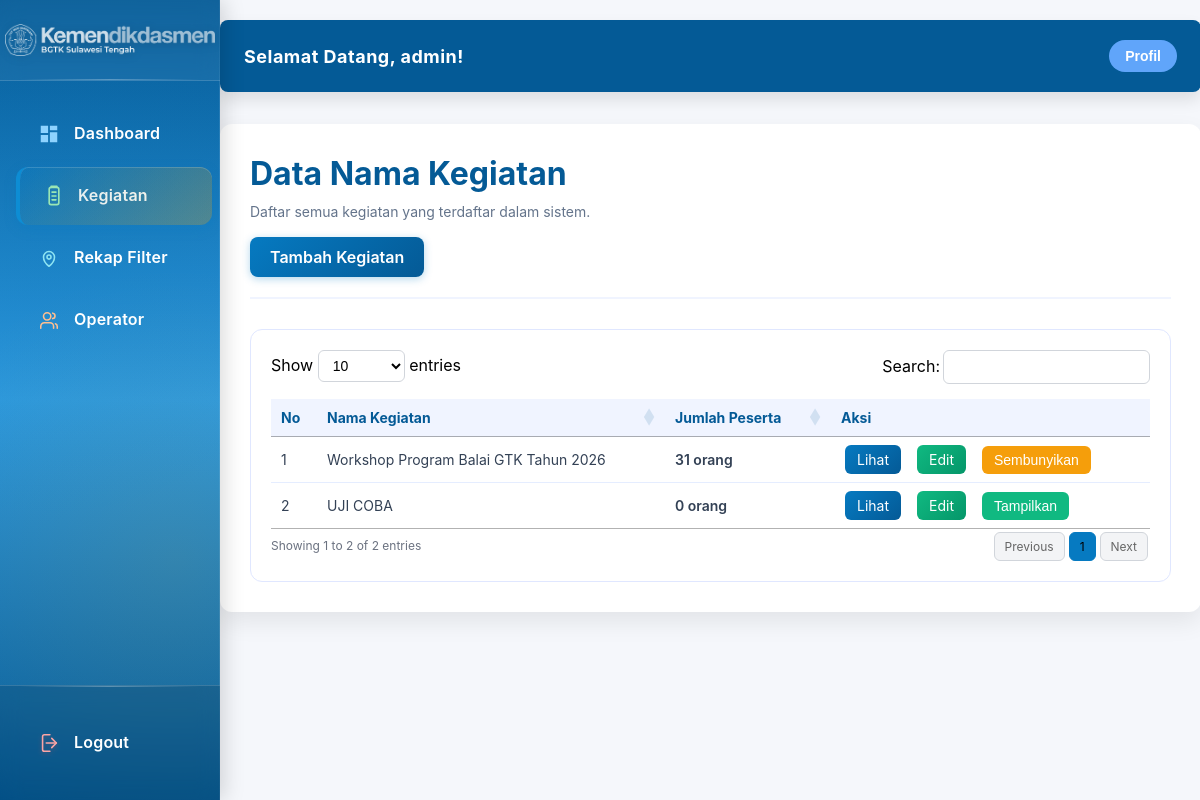
The page /admin/kegiatan (signed in) on the database as committed earlier.
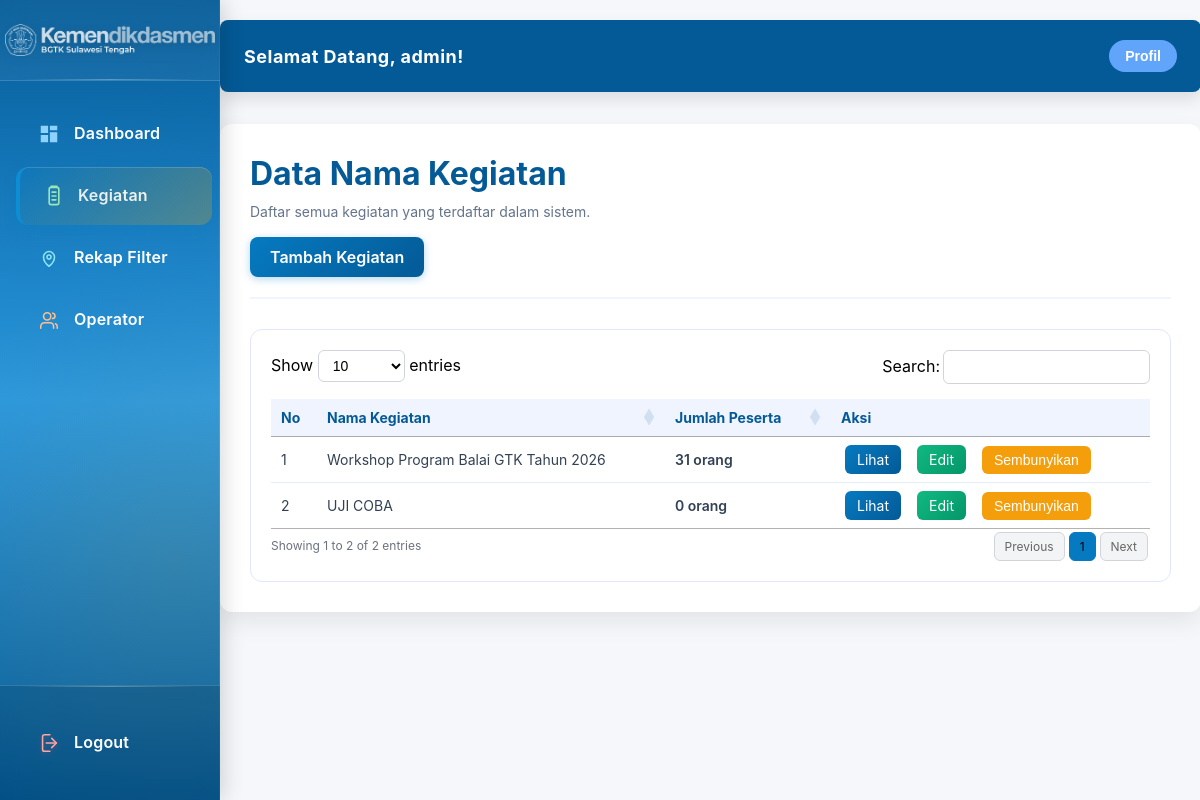
The same page on the database as committed later.
### tables this page shows
CREATE TABLE kegiatan_master (
            id INTEGER PRIMARY KEY AUTOINCREMENT,
            nama_kegiatan TEXT NOT NULL,
            waktu_pelaksanaan VARCHAR(100) NOT NULL,
            tempat_pelaksanaan VARCHAR(200) NOT NULL,
            created_at TIMESTAMP DEFAULT CURRENT_TIMESTAMP,
            updated_at TIMESTAMP DEFAULT CURRENT_TIMESTAMP
        , is_hidden INTEGER DEFAULT 0);

### app.py (the view)
@app.route('/admin/kegiatan')
@admin_required
def admin_kegiatan():
    connection = get_db_connection()
    if connection is None:
        flash('Koneksi database gagal!', 'error')
        return render_template('admin/admin-kegiatan.html', kegiatan_list=[], username=get_username(), user_role=get_user_role())
    user_id = get_user_id()
    user_role = get_user_role()
    try:
        cursor = connection.cursor()
        if user_role == 'operator':
            cursor.execute("""
                SELECT
                    k.nama_kegiatan,
                    COALESCE(COUNT(b.id), 0) as jumlah_peserta,
                    k.id as kegiatan_id,
                    COALESCE(k.is_hidden, 0) as is_hidden
                FROM kegiatan_master k
                INNER JOIN operator_kegiatan ok ON k.id = ok.kegiatan_id
                LEFT JOIN biodata_kegiatan b ON TRIM(k.nama_kegiatan) = TRIM(b.nama_kegiatan)
                WHERE ok.user_id = ?
                    AND TRIM(k.nama_kegiatan) != ''
                GROUP BY k.id, k.nama_kegiatan, k.is_hidden
                ORDER BY k.id DESC
            """, (user_id,))
        else:
            cursor.execute("""
                SELECT
                    k.nama_kegiatan,
                    COALESCE(COUNT(b.id), 0) as jumlah_peserta,
                    k.id as kegiatan_id,
                    COALESCE(k.is_hidden, 0) as is_hidden
                FROM kegiatan_master k
                LEFT JOIN biodata_kegiatan b ON TRIM(k.nama_kegiatan) = TRIM(b.nama_kegiatan)
                WHERE TRIM(k.nama_kegiatan) != ''
                GROUP BY k.id, k.nama_kegiatan, k.is_hidden
                ORDER BY k.id DESC
            """)
        kegiatan_list = cursor.fetchall()
    except sqlite3.Error as e:
        flash(f'Terjadi kesalahan saat mengambil data: {str(e)}', 'error')
        kegiatan_list = []
    finally:
        if connection:
            cursor.close()
            connection.close()
    return render_template('admin/admin-kegiatan.html', kegiatan_list=kegiatan_list, username=get_username(), user_role=get_user_role())

### app.py (called while the page is built)
def get_db_connection():
    try:
        connection = sqlite3.connect(DB_PATH, check_same_thread=False)
        connection.row_factory = sqlite3.Row  # Enable dictionary-like access
        connection.execute('PRAGMA foreign_keys = ON')
        return connection
    except sqlite3.Error as e:
        print(f"❌ Error connecting to SQLite: {e}")
        print(f"   Database path: {DB_PATH}")
        return None

def is_logged_in():
    return session.get('logged_in', False)

def get_user_id():
    return session.get('user_id')

def get_user_role():
    return session.get('user_role', 'user')

def is_admin():
    return session.get('is_admin', False)

def get_username():
    return session.get('username')

def get_user_display_name():
    user_nama = session.get('user_nama')
    username = session.get('username')
    return user_nama if user_nama else (username if username else 'Admin')

def admin_required(f):
    @wraps(f)
    def decorated_function(*args, **kwargs):
        if not is_logged_in():
            flash('Silakan login terlebih dahulu!', 'error')
            return redirect(url_for('login'))
        if not is_admin():
            flash('Anda tidak memiliki akses ke halaman ini!', 'error')
            return redirect(url_for('dashboard'))
        return f(*args, **kwargs)
    return decorated_function

@app.before_request
def refresh_session():
    if session.get('logged_in'):
        session.permanent = True
        session.modified = True

@app.after_request
def set_cache_headers(response):
    if response.content_type and 'text/html' in response.content_type:
        response.headers['Cache-Control'] = 'no-cache, no-store, must-revalidate, max-age=0'
        response.headers['Pragma'] = 'no-cache'
        response.headers['Expires'] = '0'
        response.headers['Vary'] = 'Cookie'
    if session.get('logged_in'):
        session.permanent = True
        session.modified = True
    return response

@app.context_processor
def inject_user_role():
    return dict(
        user_role=get_user_role(),
        user_display_name=get_user_display_name(),
        is_logged_in=is_logged_in(),
        is_admin=is_admin()
    )

### templates/admin/admin-kegiatan.html (shortened to what this page needs)
<!DOCTYPE html>
<html lang="id">
<head>
    <link rel="stylesheet" href="{{ url_for('static', filename='css/admin.css') }}">
    <link rel="stylesheet" href="https://cdn.datatables.net/1.13.7/css/jquery.dataTables.min.css">
</head>
<body>
    <div class="admin-wrapper">
        <aside class="sidebar">
            <div class="sidebar-header">
                <img src="{{ url_for('static', filename='LOGO.png') }}" alt="BGTK Sulteng" class="sidebar-logo">
            </div>
            <nav class="sidebar-nav">
                <a href="{{ url_for('admin_dashboard') }}" class="sidebar-link">
                    <span class="sidebar-icon icon-dashboard" aria-hidden="true">
                        <svg viewBox="0 0 24 24" fill="currentColor">
                            <path d="M3 3h8v8H3V3zm10 0h8v5h-8V3zm0 7h8v11h-8V10zM3 13h8v8H3v-8z"/>
                        </svg>
                    </span>
                    <div class="sidebar-link-text">
                        <span class="sidebar-title">Dashboard</span>
                    </div>
                </a>
                <a href="{{ url_for('admin_kegiatan') }}" class="sidebar-link {% if 'kegiatan' in request.path and 'edit-kegiatan' not in request.path and 'detail' not in request.path %}active{% endif %}">
                    <span class="sidebar-icon icon-kegiatan" aria-hidden="true">
                        <svg viewBox="0 0 24 24" fill="none" stroke="currentColor" stroke-width="1.7" stroke-linecap="round" stroke-linejoin="round">
                            <path d="M9 3h6a2 2 0 0 1 2 2v14a2 2 0 0 1-2 2H9a2 2 0 0 1-2-2V5a2 2 0 0 1 2-2Z"/>
                            <path d="M9 3V2h6v1m-5 5h4m-4 4h4m-4 4h4"/>
                        </svg>
                    </span>
                    <div class="sidebar-link-text">
                        <span class="sidebar-title">Kegiatan</span>
                    </div>
                </a>
                <a href="{{ url_for('admin_rekap_filter') }}" class="sidebar-link {% if 'rekap-filter' in request.path %}active{% endif %}">
                    <span class="sidebar-icon icon-rekap" aria-hidden="true">
                        <svg viewBox="0 0 24 24" fill="none" stroke="currentColor" stroke-width="1.7" stroke-linecap="round" stroke-linejoin="round">
                            <path d="M12 21s-6-4.35-6-10a6 6 0 1 1 12 0c0 5.65-6 10-6 10Z"/>
                            <circle cx="12" cy="11" r="2.2"/>
                        </svg>
                    </span>
                    <div class="sidebar-link-text">
                        <span class="sidebar-title">Rekap Filter</span>
                    </div>
                </a>
                {% if user_role != 'operator' %}
                <a href="{{ url_for('admin_users') }}" class="sidebar-link {% if 'users' in request.path or 'edit-operator' in request.path %}active{% endif %}">
                    <span class="sidebar-icon icon-users" aria-hidden="true">
                        <svg viewBox="0 0 24 24" fill="none" stroke="currentColor" stroke-width="1.7" stroke-linecap="round" stroke-linejoin="round">
                            <path d="M17 21v-2a4 4 0 0 0-4-4H7a4 4 0 0 0-4 4v2"/>
                            <circle cx="10" cy="8" r="4"/>
                            <path d="M21 21v-2a3 3 0 0 0-2-2.82m-3-11.65a3 3 0 0 1 0 5.94"/>
                        </svg>
                    </span>
                    <div class="sidebar-link-text">
                        <span class="sidebar-title">Operator</span>
                    </div>
                </a>
                {% endif %}
            </nav>
            <div class="sidebar-footer">
                <a href="{{ url_for('logout') }}" class="sidebar-link sidebar-link--logout">
                    <span class="sidebar-icon icon-logout" aria-hidden="true">
                        <svg viewBox="0 0 24 24" fill="none" stroke="currentColor" stroke-width="1.7" stroke-linecap="round" stroke-linejoin="round">
                            <path d="M15 17l5-5-5-5"/>
                            <path d="M20 12H9"/>
                            <path d="M13 21H7a2 2 0 0 1-2-2V5a2 2 0 0 1 2-2h6"/>
                        </svg>
                    </span>
                    <div class="sidebar-link-text">
                        <span class="sidebar-title">Logout</span>
                    </div>
                </a>
            </div>
        </aside>
        <main class="main-content">
            <div class="topbar">
                <div class="topbar-title">Selamat Datang, {{ user_display_name or 'Admin' }}!</div>
                <div class="profile-menu">
                    <button type="button" class="profile-btn" id="profileBtn">Profil</button>
                </div>
            </div>
            <div class="container">
                <div class="header">
                    <div>
                        <h1>Data Nama Kegiatan</h1>
                        <p class="header-subtitle">Daftar semua kegiatan yang terdaftar dalam sistem.</p>
                        {% if user_role != 'operator' %}
                        <div style="margin-top: 15px;">
                            <a href="{{ url_for('admin_tambah_kegiatan') }}"
                               style="display: inline-block; padding: 10px 20px; background: linear-gradient(135deg, #067ac1 0%, #045a96 100%); color: white; text-decoration: none; border-radius: 8px; font-weight: 600; box-shadow: 0 2px 8px rgba(6, 122, 193, 0.3); transition: box-shadow 0.2s ease;">
                                Tambah Kegiatan
                            </a>
                        </div>
                        {% endif %}
                    </div>
                </div>
                <div class="kegiatan-card">
                    {% if kegiatan_list %}
                        <div class="kegiatan-table-wrapper">
                            <table id="kegiatanTable" class="kegiatan-table">
                                <thead>
                                    <tr>
                                        <th>No</th>
                                        <th>Nama Kegiatan</th>
                                        <th>Jumlah Peserta</th>
                                        <th>Aksi</th>
                                    </tr>
                                </thead>
                                <tbody>
                                    {% for kegiatan in kegiatan_list %}
                                    <tr>
                                        <td></td>
                                        <td>{{ kegiatan.nama_kegiatan }}</td>
                                        <td class="jumlah-cell" data-order="{{ kegiatan.jumlah_peserta }}">{{ kegiatan.jumlah_peserta }} orang</td>
                                        <td class="action-cell">
                                            <div class="action-buttons">
                                                <a href="{{ url_for('admin_detail_kegiatan', nama_kegiatan=kegiatan.nama_kegiatan) }}" class="btn-view" style="text-decoration: none; display: inline-block;">
                                                    Lihat
                                                </a>
                                                <a href="{% if user_role == 'operator' %}{{ url_for('operator_edit_kegiatan', kegiatan_id=kegiatan.kegiatan_id) }}{% else %}{{ url_for('admin_edit_kegiatan', kegiatan_id=kegiatan.kegiatan_id) }}{% endif %}" class="btn-edit-kegiatan" style="text-decoration: none; display: inline-block; padding: 6px 12px; margin: 0 4px; background: linear-gradient(135deg, #10b981 0%, #059669 100%); color: white; border: none; border-radius: 6px; font-size: 14px; cursor: pointer; transition: box-shadow 0.2s ease;">
                                                    Edit
                                                </a>
                                                {% if user_role != 'operator' %}
                                                <form method="POST" action="{{ url_for('toggle_hide_kegiatan', kegiatan_id=kegiatan.kegiatan_id) }}" style="display: inline-block; margin: 0 4px;">
                                                    <button type="submit"
                                                            class="btn-toggle-hide"
                                                            data-kegiatan-name="{{ kegiatan.nama_kegiatan }}"
                                                            data-is-hidden="{{ kegiatan.is_hidden }}"
                                                            onclick="confirmToggleHide(event, this); return false;"
                                                            style="padding: 6px 12px; margin: 0; color: white; border: none; border-radius: 6px; font-size: 14px; cursor: pointer; transition: box-shadow 0.2s ease;">
                                                        {% if kegiatan.is_hidden == 1 %}Tampilkan{% else %}Sembunyikan{% endif %}
                                                    </button>
                                                </form>
                                                {% endif %}
                                            </div>
                                        </td>
                                    </tr>
                                    {% endfor %}
                                </tbody>
                            </table>
                        </div>
                    {% else %}
                        <div class="empty-state">
                            <p>Belum ada data kegiatan yang terdaftar.</p>
                        </div>
                    {% endif %}
                </div>
            </div>
        </main>
    </div>
</body>
</html>

### templates/admin/admin-kegiatan.html (style rules this page uses)
.action-cell { white-space: nowrap; }
.btn-view { padding: 6px 12px; margin: 0 4px; border: none; border-radius: 6px; cursor: pointer; font-size: 14px; transition: box-shadow 0.2s ease; }
.btn-view { background: linear-gradient(135deg, #067ac1 0%, #045a96 100%); color: white; }
.btn-toggle-hide { padding: 6px 12px; margin: 0 4px; border: none; border-radius: 6px; font-size: 14px; cursor: pointer; transition: box-shadow 0.2s ease; }
.btn-toggle-hide[data-is-hidden="0"] { background: #f59e0b; }

Rows that differ between the two databases and show on the page:
changed kegiatan_master "UJI COBA": text "Tampilkan" → "Sembunyikan"
